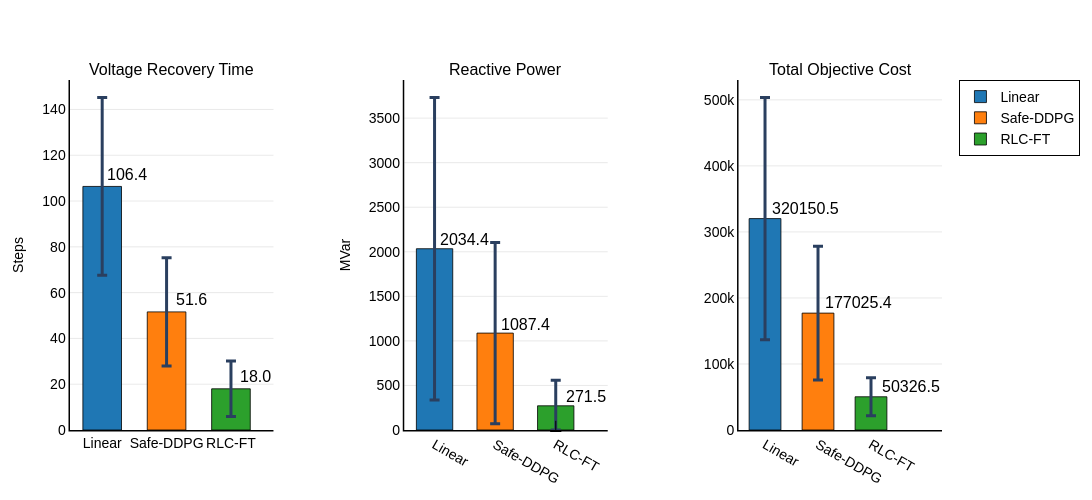

The notebook cell this image was saved under:
### Code cell
import plotly.graph_objects as go
import numpy as np
from plotly.subplots import make_subplots

# Calculate statistics from raw data
methods = ['Linear', 'Safe-DDPG', 'RLC-FT']
metrics = ['Voltage Recovery Time', 'Reactive Power', 'Total Objective Cost']

# Extract data and calculate statistical values
data = {
    'Voltage Recovery Time': {
        'means': [
            np.mean(base_succ_list[:,1]),      # Linear
            np.mean(safe_succ_list[:,1]),      # Safe-DDPG
            np.mean(success_list[:,1])         # RLC-FT
        ],
        'stds': [
            np.std(base_succ_list[:,1]),       # Linear
            np.std(safe_succ_list[:,1]),       # Safe-DDPG
            np.std(success_list[:,1])          # RLC-FT
        ],
        'unit': 'Steps'
    },
    'Reactive Power': {
        'means': [
            np.mean(base_control_cost),        # Linear
            np.mean(safe_contorl_cost),        # Safe-DDPG (note original variable name spelling)
            np.mean(control_cost)              # RLC-FT
        ],
        'stds': [
            np.std(base_control_cost),         # Linear
            np.std(safe_contorl_cost),         # Safe-DDPG
            np.std(control_cost)               # RLC-FT
        ],
        'unit': 'MVar'
    },
    'Total Objective Cost': {
        'means': [
            np.mean(base_object_cost),         # Linear
            np.mean(safe_object_cost),         # Safe-DDPG
            np.mean(object_cost)               # RLC-FT
        ],
        'stds': [
            np.std(base_object_cost),          # Linear
            np.std(safe_object_cost),          # Safe-DDPG
            np.std(object_cost)                # RLC-FT
        ],
        'unit': ''
    }
}

# Print calculated results for verification (including truncation info)
print("Calculated Statistics:")
truncation_info = []
for metric in metrics:
    print(f"\n{metric}:")
    for i, method in enumerate(methods):
        mean_val = data[metric]['means'][i]
        std_val = data[metric]['stds'][i]
        lower_bound = mean_val - std_val
        
        if lower_bound < 0:
            truncation_info.append(f"{metric} - {method}")
            print(f"  {method}: {mean_val:.2f} ± {std_val:.2f} (truncated at 0)")
        else:
            print(f"  {method}: {mean_val:.2f} ± {std_val:.2f}")

# Nature-style colors
colors = ['#1f77b4', '#ff7f0e', '#2ca02c']

# Create subplots
fig = make_subplots(
    rows=1, cols=3,
    subplot_titles=[metric for metric in metrics],  # Only metric names, no units
    horizontal_spacing=0.15
)

# Create grouped bar charts for each metric
for i, metric in enumerate(metrics):
    means = data[metric]['means']
    stds = data[metric]['stds']
    
    for j, method in enumerate(methods):
        mean_val = means[j]
        std_val = stds[j]
        
        # Check if truncation is needed (handle negative values)
        is_truncated = (mean_val - std_val) < 0
        
        # Calculate error bar lengths
        if is_truncated:
            # Truncation handling: lower error bar only extends to 0
            error_minus = mean_val  # distance from mean to 0
            error_plus = std_val    # keep original upper error bar
        else:
            # Normal case: symmetric error bars
            error_minus = std_val
            error_plus = std_val
        
        fig.add_trace(
            go.Bar(
                x=[method],
                y=[mean_val],
                error_y=dict(
                    type='data',
                    symmetric=False,
                    array=[error_plus],      # upper error bar
                    arrayminus=[error_minus], # lower error bar (may be truncated)
                    visible=True,
                    thickness=3,
                    width=5
                ),
                name=method,
                marker_color=colors[j],
                marker_line=dict(width=0.8, color='black'),
                showlegend=(i == 0),
                width=0.6
            ),
            row=1, col=i+1
        )
        
        # Add value labels above error bars
        if i == 0:  #
            fig.add_annotation(
                x=method,
                y=mean_val + max(means) * 0.05,  # above error bars
                xshift=25,  # shift value labels to the right (in pixels, adjustable)
                text=f"{mean_val:.1f}",
                showarrow=False,
                font=dict(size=14, color='black'),
                row=1, col=i+1
            )

        if i == 1:  #
            fig.add_annotation(
                x=method,
                y=mean_val + max(means) * 0.05,  # above error bars
                xshift=30,  # shift value labels to the right (in pixels, adjustable)
                text=f"{mean_val:.1f}",
                showarrow=False,
                font=dict(size=14, color='black'),
                row=1, col=i+1
            )

        if i == 2:  #
            fig.add_annotation(
                x=method,
                y=mean_val + max(means) * 0.05,  # above error bars
                xshift=40,  # shift value labels to the right (in pixels, adjustable)
                text=f"{mean_val:.1f}",
                showarrow=False,
                font=dict(size=14, color='black'),
                row=1, col=i+1
            )
        
        # Add truncation marker at bottom if truncated
        if is_truncated:
            fig.add_annotation(
                x=method,
                y=max(means) * 0.02,  # near bottom
                text="⊥",  # truncation symbol
                showarrow=False,
                font=dict(size=16, color='red'),
                row=1, col=i+1
            )

# Update layout (removed title)
fig.update_layout(
    width=1200,
    height=500,
    font=dict(
        family="Arial, sans-serif",
        size=16,
        color="black"
    ),
    plot_bgcolor='white',
    paper_bgcolor='white',
    legend=dict(
        x=1.02,
        y=1,
        xanchor='left',
        yanchor='top',
        bgcolor='rgba(255,255,255,0)',
        bordercolor='black',
        borderwidth=1,
        font=dict(size=14)
    ),
    margin=dict(l=70, r=140, t=80, b=70)  # reduced top margin since no title
)

# Update axis styles with units on y-axes
y_axis_titles = [
    data['Voltage Recovery Time']['unit'],
    data['Reactive Power']['unit'], 
    data['Total Objective Cost']['unit']
]

for i in range(1, 4):
    fig.update_xaxes(
        row=1, col=i,
        showgrid=False,
        showline=True,
        linewidth=1.5,
        linecolor='black',
        tickfont=dict(size=14)
    )
    
    # Set y-axis title with unit
    y_title = y_axis_titles[i-1] if y_axis_titles[i-1] else ""
    
    fig.update_yaxes(
        row=1, col=i,
        title=dict(
            text=y_title,
            font=dict(size=14, color='black')
        ),
        showgrid=True,
        gridwidth=0.5,
        gridcolor='lightgray',
        showline=True,
        linewidth=1.5,
        linecolor='black',
        tickfont=dict(size=14),
        rangemode='tozero'  # ensure y-axis starts from 0
    )

# Update subplot title formatting (without units now)
for annotation in fig['layout']['annotations']:
    annotation['font'] = dict(size=16, color='black')

# Display figure
fig.show()

# Display truncation information
if truncation_info:
    print(f"\n⊥ Truncation Applied (error bars cut at zero for):")
    for info in truncation_info:
        print(f"  - {info}")
    print("Note: Red ⊥ symbols indicate where error bars were truncated at zero")

# Calculate performance improvement percentages
print("\n" + "="*50)
print("Performance Improvement of RLC-FT vs Linear:")
recovery_improve = (data['Voltage Recovery Time']['means'][0] - data['Voltage Recovery Time']['means'][2]) / data['Voltage Recovery Time']['means'][0] * 100
power_improve = (data['Reactive Power']['means'][0] - data['Reactive Power']['means'][2]) / data['Reactive Power']['means'][0] * 100
cost_improve = (data['Total Objective Cost']['means'][0] - data['Total Objective Cost']['means'][2]) / data['Total Objective Cost']['means'][0] * 100

print(f"• Voltage Recovery: {recovery_improve:.1f}% faster")
print(f"• Reactive Power: {power_improve:.1f}% reduction")
print(f"• Total Cost: {cost_improve:.1f}% reduction")

# Data integrity check
print("\n" + "="*50)
print("Data Quality Summary:")
for metric in metrics:
    means = data[metric]['means']
    stds = data[metric]['stds']
    
    print(f"\n{metric}:")
    for j, method in enumerate(methods):
        cv = (stds[j] / means[j]) * 100  # coefficient of variation
        truncated = "Yes" if (means[j] - stds[j]) < 0 else "No"
        print(f"  {method}: CV={cv:.1f}%, Truncated={truncated}")

# Save high-quality images (optional)
fig.write_image(os.path.join(Config.data_path, "images","56bus", "performance_comparison_123.png"), width=1200, height=500, scale=2)
fig.write_image(os.path.join(Config.data_path, "images","56bus", "performance_comparison_123.pdf"), width=1200, height=500)

### Figure 1 — Plotly figure (JSON) as saved in the notebook; plotly's stock layout.template omitted (floating-point values rounded to 4 significant figures)
{"data": [{"error_y": {"array": [38.84], "arrayminus": [38.84], "symmetric": false, "thickness": 3, "type": "data", "visible": true, "width": 5}, "marker": {"color": "#1f77b4", "line": {"color": "black", "width": 0.8}}, "name": "Linear", "showlegend": true, "type": "bar", "width": 0.6, "x": ["Linear"], "xaxis": "x", "y": [106.4], "yaxis": "y"}, {"error_y": {"array": [23.62], "arrayminus": [23.62], "symmetric": false, "thickness": 3, "type": "data", "visible": true, "width": 5}, "marker": {"color": "#ff7f0e", "line": {"color": "black", "width": 0.8}}, "name": "Safe-DDPG", "showlegend": true, "type": "bar", "width": 0.6, "x": ["Safe-DDPG"], "xaxis": "x", "y": [51.59], "yaxis": "y"}, {"error_y": {"array": [12.1], "arrayminus": [12.1], "symmetric": false, "thickness": 3, "type": "data", "visible": true, "width": 5}, "marker": {"color": "#2ca02c", "line": {"color": "black", "width": 0.8}}, "name": "RLC-FT", "showlegend": true, "type": "bar", "width": 0.6, "x": ["RLC-FT"], "xaxis": "x", "y": [17.99], "yaxis": "y"}, {"error_y": {"array": [1697.0], "arrayminus": [1697.0], "symmetric": false, "thickness": 3, "type": "data", "visible": true, "width": 5}, "marker": {"color": "#1f77b4", "line": {"color": "black", "width": 0.8}}, "name": "Linear", "showlegend": false, "type": "bar", "width": 0.6, "x": ["Linear"], "xaxis": "x2", "y": [2034.0], "yaxis": "y2"}, {"error_y": {"array": [1017.0], "arrayminus": [1017.0], "symmetric": false, "thickness": 3, "type": "data", "visible": true, "width": 5}, "marker": {"color": "#ff7f0e", "line": {"color": "black", "width": 0.8}}, "name": "Safe-DDPG", "showlegend": false, "type": "bar", "width": 0.6, "x": ["Safe-DDPG"], "xaxis": "x2", "y": [1087.0], "yaxis": "y2"}, {"error_y": {"array": [287.7], "arrayminus": [271.5], "symmetric": false, "thickness": 3, "type": "data", "visible": true, "width": 5}, "marker": {"color": "#2ca02c", "line": {"color": "black", "width": 0.8}}, "name": "RLC-FT", "showlegend": false, "type": "bar", "width": 0.6, "x": ["RLC-FT"], "xaxis": "x2", "y": [271.5], "yaxis": "y2"}, {"error_y": {"array": [183400.0], "arrayminus": [183400.0], "symmetric": false, "thickness": 3, "type": "data", "visible": true, "width": 5}, "marker": {"color": "#1f77b4", "line": {"color": "black", "width": 0.8}}, "name": "Linear", "showlegend": false, "type": "bar", "width": 0.6, "x": ["Linear"], "xaxis": "x3", "y": [320200.0], "yaxis": "y3"}, {"error_y": {"array": [101200.0], "arrayminus": [101200.0], "symmetric": false, "thickness": 3, "type": "data", "visible": true, "width": 5}, "marker": {"color": "#ff7f0e", "line": {"color": "black", "width": 0.8}}, "name": "Safe-DDPG", "showlegend": false, "type": "bar", "width": 0.6, "x": ["Safe-DDPG"], "xaxis": "x3", "y": [177000.0], "yaxis": "y3"}, {"error_y": {"array": [28920.0], "arrayminus": [28920.0], "symmetric": false, "thickness": 3, "type": "data", "visible": true, "width": 5}, "marker": {"color": "#2ca02c", "line": {"color": "black", "width": 0.8}}, "name": "RLC-FT", "showlegend": false, "type": "bar", "width": 0.6, "x": ["RLC-FT"], "xaxis": "x3", "y": [50330.0], "yaxis": "y3"}], "layout": {"annotations": [{"font": {"color": "black", "size": 16}, "showarrow": false, "text": "Voltage Recovery Time", "x": 0.1167, "xanchor": "center", "xref": "paper", "y": 1, "yanchor": "bottom", "yref": "paper"}, {"font": {"color": "black", "size": 16}, "showarrow": false, "text": "Reactive Power", "x": 0.5, "xanchor": "center", "xref": "paper", "y": 1, "yanchor": "bottom", "yref": "paper"}, {"font": {"color": "black", "size": 16}, "showarrow": false, "text": "Total Objective Cost", "x": 0.8833, "xanchor": "center", "xref": "paper", "y": 1, "yanchor": "bottom", "yref": "paper"}, {"font": {"color": "black", "size": 16}, "showarrow": false, "text": "106.4", "x": "Linear", "xref": "x", "xshift": 25, "y": 111.7, "yref": "y"}, {"font": {"color": "black", "size": 16}, "showarrow": false, "text": "51.6", "x": "Safe-DDPG", "xref": "x", "xshift": 25, "y": 56.91, "yref": "y"}, {"font": {"color": "black", "size": 16}, "showarrow": false, "text": "18.0", "x": "RLC-FT", "xref": "x", "xshift": 25, "y": 23.31, "yref": "y"}, {"font": {"color": "black", "size": 16}, "showarrow": false, "text": "2034.4", "x": "Linear", "xref": "x2", "xshift": 30, "y": 2136.0, "yref": "y2"}, {"font": {"color": "black", "size": 16}, "showarrow": false, "text": "1087.4", "x": "Safe-DDPG", "xref": "x2", "xshift": 30, "y": 1189.0, "yref": "y2"}, {"font": {"color": "black", "size": 16}, "showarrow": false, "text": "271.5", "x": "RLC-FT", "xref": "x2", "xshift": 30, "y": 373.2, "yref": "y2"}, {"font": {"color": "black", "size": 16}, "showarrow": false, "text": "⊥", "x": "RLC-FT", "xref": "x2", "y": 40.69, "yref": "y2"}, {"font": {"color": "black", "size": 16}, "showarrow": false, "text": "320150.5", "x": "Linear", "xref": "x3", "xshift": 40, "y": 336200.0, "yref": "y3"}, {"font": {"color": "black", "size": 16}, "showarrow": false, "text": "177025.4", "x": "Safe-DDPG", "xref": "x3", "xshift": 40, "y": 193000.0, "yref": "y3"}, {"font": {"color": "black", "size": 16}, "showarrow": false, "text": "50326.5", "x": "RLC-FT", "xref": "x3", "xshift": 40, "y": 66330.0, "yref": "y3"}], "font": {"color": "black", "family": "Arial, sans-serif", "size": 16}, "height": 500, "legend": {"bgcolor": "rgba(255,255,255,0)", "bordercolor": "black", "borderwidth": 1, "font": {"size": 14}, "x": 1.02, "xanchor": "left", "y": 1, "yanchor": "top"}, "margin": {"b": 70, "l": 70, "r": 140, "t": 80}, "paper_bgcolor": "white", "plot_bgcolor": "white", "width": 1200, "xaxis": {"anchor": "y", "domain": [0, 0.2333], "linecolor": "black", "linewidth": 1.5, "showgrid": false, "showline": true, "tickfont": {"size": 14}}, "xaxis2": {"anchor": "y2", "domain": [0.3833, 0.6167], "linecolor": "black", "linewidth": 1.5, "showgrid": false, "showline": true, "tickfont": {"size": 14}}, "xaxis3": {"anchor": "y3", "domain": [0.7667, 1.0], "linecolor": "black", "linewidth": 1.5, "showgrid": false, "showline": true, "tickfont": {"size": 14}}, "yaxis": {"anchor": "x", "domain": [0, 1], "gridcolor": "lightgray", "gridwidth": 0.5, "linecolor": "black", "linewidth": 1.5, "rangemode": "tozero", "showgrid": true, "showline": true, "tickfont": {"size": 14}, "title": {"font": {"color": "black", "size": 14}, "text": "Steps"}}, "yaxis2": {"anchor": "x2", "domain": [0, 1], "gridcolor": "lightgray", "gridwidth": 0.5, "linecolor": "black", "linewidth": 1.5, "rangemode": "tozero", "showgrid": true, "showline": true, "tickfont": {"size": 14}, "title": {"font": {"color": "black", "size": 14}, "text": "MVar"}}, "yaxis3": {"anchor": "x3", "domain": [0, 1], "gridcolor": "lightgray", "gridwidth": 0.5, "linecolor": "black", "linewidth": 1.5, "rangemode": "tozero", "showgrid": true, "showline": true, "tickfont": {"size": 14}, "title": {"font": {"color": "black", "size": 14}, "text": ""}}}}
